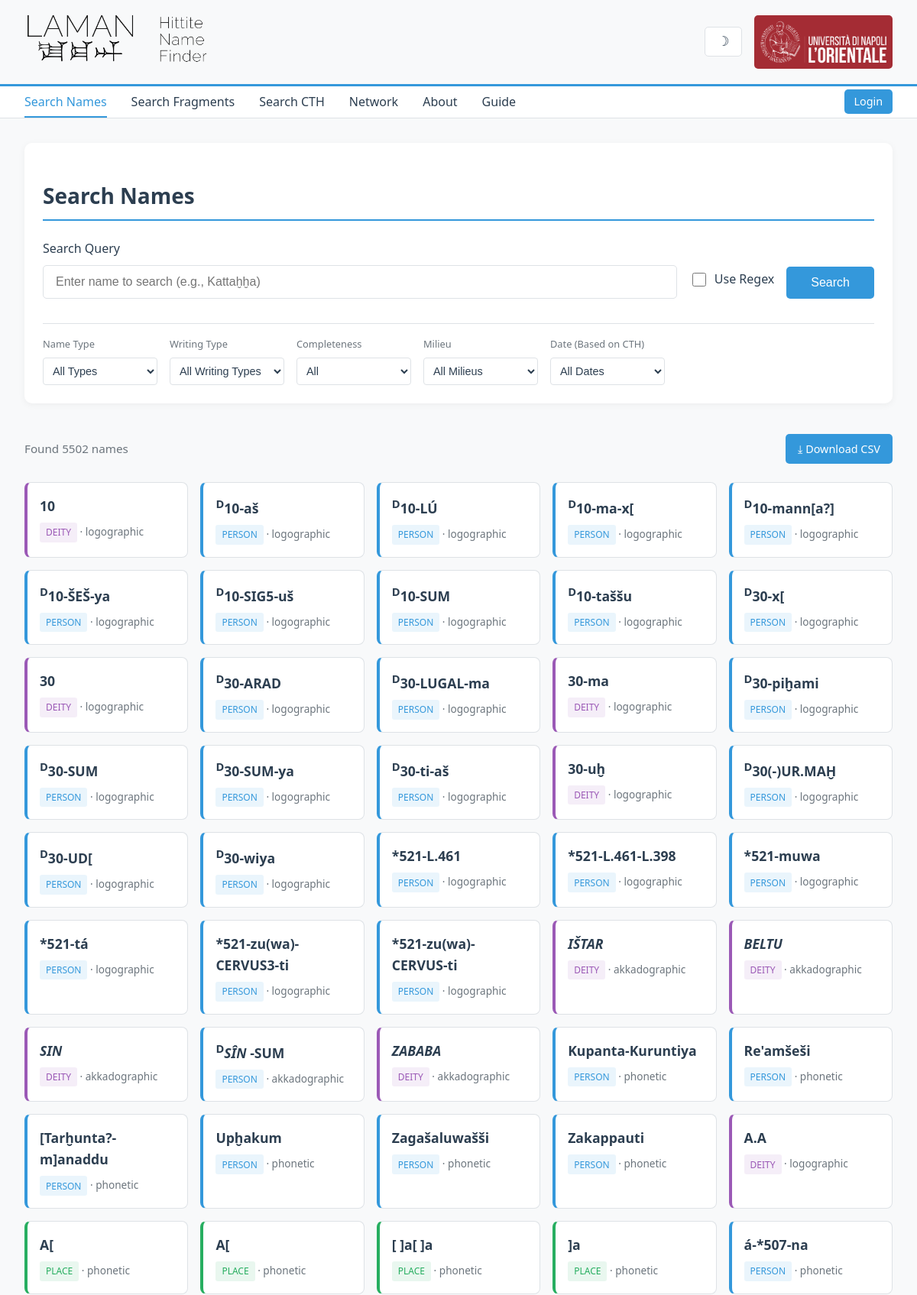
The page / (upper part) on the database its author committed.
### namefinder/models.py (models this page shows, shortened)
class Name(models.Model):
    original_id = models.IntegerField(
        unique=True,
        null=True,
        blank=True,
        help_text="Original Name_ID from the Excel file (null for new records)"
    )
    name = models.CharField(
        max_length=500,
        db_index=True,
        help_text="The attested name"
    )
    name_type = models.ForeignKey(
        NameType,
        on_delete=models.PROTECT,
        related_name='names',
        null=True,
        blank=True
    )
    writing_type = models.ForeignKey(
        WritingType,
        on_delete=models.PROTECT,
        related_name='names',
        null=True,
        blank=True
    )
    completeness = models.ForeignKey(
        CompletenessType,
        on_delete=models.PROTECT,
        related_name='names',
        null=True,
        blank=True
    )
    milieu = models.ForeignKey(
        Milieu,
        on_delete=models.PROTECT,
        related_name='names',
        null=True,
        blank=True
    )
    determinatives = models.ManyToManyField(
        Determinative,
        related_name='names',
        blank=True,
        help_text="Determinatives used with this name"
    )
    variant_forms = models.TextField(
        blank=True,
        null=True,
        help_text="Variant spellings of the name"
    )
    correspondence = models.TextField(
        blank=True,
        null=True,
        help_text="Corresponding names in other traditions"
    )
    literature = models.TextField(
        blank=True,
        null=True,
        help_text="Bibliography references"
    )
    query = models.CharField(
        max_length=500,
        blank=True,
        null=True,
        db_index=True,
        help_text="Normalized version for searching"
    )
    uncertain = models.BooleanField(
        default=False,
        help_text="Whether this name is uncertain"
    )
    class Meta:
        verbose_name = "Name"
        verbose_name_plural = "Names"
        ordering = ['query', 'name']

class NameType(models.Model):
    name = models.CharField(max_length=50, unique=True)
    class Meta:
        verbose_name = "Name Type"
        verbose_name_plural = "Name Types"
        ordering = ['name']

class WritingType(models.Model):
    name = models.CharField(max_length=50, unique=True)
    class Meta:
        verbose_name = "Writing Type"
        verbose_name_plural = "Writing Types"
        ordering = ['name']

### namefinder/views.py (the view, shortened to what this page needs)
# urls.py: path('', views.index, name='index'),
def index(request):
    query = request.GET.get('q', '').strip()
    use_regex = request.GET.get('regex', '') == '1'
    selected_name_type = request.GET.get('name_type', '')
    selected_writing_type = request.GET.get('writing_type', '')
    selected_completeness = request.GET.get('completeness', '')
    selected_milieu = request.GET.get('milieu', '')
    selected_date = request.GET.get('date', '')
    page_number = request.GET.get('page', 1)
    name_types = NameType.objects.all()
    writing_types = WritingType.objects.all()
    completeness_types = CompletenessType.objects.all()
    milieus = Milieu.objects.all()
    date_choices = Fragment.objects.exclude(
        date__isnull=True
    ).exclude(date='').values_list('date', flat=True).distinct().order_by('date')
    names = Name.objects.select_related(
        'name_type', 'writing_type', 'completeness', 'milieu'
    )
    if selected_name_type:
        names = names.filter(name_type_id=selected_name_type)
    if selected_writing_type:
        names = names.filter(writing_type_id=selected_writing_type)
    if selected_completeness:
        names = names.filter(completeness_id=selected_completeness)
    if selected_milieu:
        names = names.filter(milieu_id=selected_milieu)
    if selected_date:
        names = names.filter(instances__fragment__date=selected_date).distinct()
    names = names.order_by('query', 'name')
    paginator = Paginator(names, 50)  # 50 names per page
    page_obj = paginator.get_page(page_number)
    context = {
        'names': page_obj,
        'page_obj': page_obj,
        'query': query,
        'use_regex': use_regex,
        'name_types': name_types,
        'writing_types': writing_types,
        'completeness_types': completeness_types,
        'milieus': milieus,
        'date_choices': date_choices,
        'selected_name_type': selected_name_type,
        'selected_writing_type': selected_writing_type,
        'selected_completeness': selected_completeness,
        'selected_milieu': selected_milieu,
        'selected_date': selected_date,
    }
    return render(request, 'namefinder/index.html', context)

### namefinder/templates/namefinder/index.html (shortened to what this page needs)
{% extends 'namefinder/base.html' %}
{% load static %}
{% block content %}
<div class="search-section">
    <h2 class="page-title">Search Names</h2>
    <form method="get" action="{% url 'namefinder:index' %}" class="search-form">
        <div class="search-row">
            <div class="search-input-group" style="flex: 2;">
                <label for="q">Search Query</label>
                <input type="text" id="q" name="q" class="search-input"
                       value="{{ query }}"
                       placeholder="Enter name to search (e.g., Kattaḫḫa)">
            </div>
            <div class="search-checkbox">
                <input type="checkbox" id="regex" name="regex" value="1" {% if use_regex %}checked{% endif %}>
                <label for="regex">Use Regex</label>
            </div>
            <button type="submit" class="search-btn">Search</button>
        </div>
        <div class="filters-section">
            <div class="filter-group">
                <label for="name_type">Name Type</label>
                <select id="name_type" name="name_type" class="filter-select">
                    <option value="">All Types</option>
                </select>
            </div>
            <div class="filter-group">
                <label for="writing_type">Writing Type</label>
                <select id="writing_type" name="writing_type" class="filter-select">
                    <option value="">All Writing Types</option>
                </select>
            </div>
            <div class="filter-group">
                <label for="completeness">Completeness</label>
                <select id="completeness" name="completeness" class="filter-select">
                    <option value="">All</option>
                </select>
            </div>
            <div class="filter-group">
                <label for="milieu">Milieu</label>
                <select id="milieu" name="milieu" class="filter-select">
                    <option value="">All Milieus</option>
                </select>
            </div>
            <div class="filter-group">
                <label for="date">Date (Based on CTH)</label>
                <select id="date" name="date" class="filter-select">
                    <option value="">All Dates</option>
                </select>
            </div>
        </div>
    </form>
</div>
{% if names %}
<div class="results-section">
    <div class="results-header">
        <p class="results-count">
            Found {{ page_obj.paginator.count }} name{{ page_obj.paginator.count|pluralize }}
        </p>
        <a href="{% url 'namefinder:export_search_csv' %}?" class="download-btn" title="Download results as CSV">
            ⤓ Download CSV
        </a>
    </div>
    <div class="results-grid">
        {% for name in names %}
        <a href="{% url 'namefinder:name_detail' name.id %}" class="name-card {% if name.name_type %}{{ name.name_type.name }}{% endif %}">
            <div class="name-card-title">{{ name.name|safe }}</div>
            <div class="name-card-meta">
                {% if name.name_type %}
                <span class="name-type-badge {{ name.name_type.name }}">{{ name.name_type.name }}</span>
                {% endif %}
                {% if name.writing_type %}
                · {{ name.writing_type.name }}
                {% endif %}
            </div>
        </a>
        {% endfor %}
    </div>
</div>
{% elif query %}
<div class="results-section">
    <p class="text-muted">No names found matching your search criteria.</p>
</div>
{% endif %}
{% endblock %}

### namefinder/static/css/style.css (style rules this page uses)
:root { --primary-color: #2c3e50; --secondary-color: #34495e; --accent-color: #3498db; --deity-color: #9b59b6; --person-color: #3498db; --place-color: #27ae60; --background-color: #f8f9fa; --card-background: #ffffff; --text-color: #2c3e50; --text-muted: #6c757d; --border-color: #dee2e6; --napoli-red: #a42c34; --header-background: #f8f9fa; --footer-bg: #2c3e50; --footer-text: #ffffff; }
* { box-sizing: border-box; }
html { transition: background-color 0.3s ease, color 0.3s ease; }
body { font-family: 'Segoe UI', 'Roboto', 'Helvetica Neue', Arial, sans-serif; background-color: var(--background-color); color: var(--text-color); margin: 0; padding: 0; line-height: 1.6; }
.page-title { font-size: 1.75rem; color: var(--primary-color); margin-bottom: 1.5rem; padding-bottom: 0.5rem; border-bottom: 2px solid var(--accent-color); }
.search-section { background: var(--card-background); border-radius: 10px; padding: 1.5rem; margin-bottom: 2rem; box-shadow: 0 2px 10px rgba(0,0,0,0.05); }
.search-form { display: flex; flex-direction: column; gap: 1rem; }
.search-row { display: flex; gap: 1rem; align-items: flex-end; flex-wrap: wrap; }
.search-input-group { flex: 1; min-width: 250px; }
.search-input-group label { display: block; font-weight: 500; margin-bottom: 0.5rem; color: var(--text-color); }
.search-input { width: 100%; padding: 0.75rem 1rem; border: 1px solid var(--border-color); border-radius: 5px; font-size: 1rem; transition: border-color 0.2s ease; background: var(--card-background); color: var(--text-color); }
.search-checkbox { display: flex; align-items: center; gap: 0.5rem; padding: 0.75rem 0; }
.search-checkbox input { width: 18px; height: 18px; cursor: pointer; }
.search-btn { padding: 0.75rem 2rem; background: var(--accent-color); color: white; border: none; border-radius: 5px; font-size: 1rem; font-weight: 500; cursor: pointer; transition: background 0.2s ease; }
.download-btn { display: inline-flex; align-items: center; gap: 0.5rem; padding: 0.5rem 1rem; background: var(--accent-color); color: white; text-decoration: none; border-radius: 5px; font-size: 0.9rem; font-weight: 500; transition: background 0.2s ease; }
.results-header { display: flex; justify-content: space-between; align-items: center; flex-wrap: wrap; gap: 1rem; margin-bottom: 1rem; }
.filters-section { display: flex; gap: 1rem; flex-wrap: wrap; margin-top: 1rem; padding-top: 1rem; border-top: 1px solid var(--border-color); }
.filter-group { min-width: 150px; }
.filter-group label { display: block; font-size: 0.85rem; font-weight: 500; margin-bottom: 0.25rem; color: var(--text-muted); }
.filter-select { width: 100%; padding: 0.5rem; border: 1px solid var(--border-color); border-radius: 5px; font-size: 0.9rem; background: var(--card-background); color: var(--text-color); }
.results-header { display: flex; justify-content: space-between; align-items: center; margin-bottom: 1rem; }
.results-count { color: var(--text-muted); font-size: 0.95rem; }
.results-grid { display: grid; grid-template-columns: repeat(auto-fill, minmax(200px, 1fr)); gap: 1rem; }
.name-card { background: var(--card-background); border-radius: 8px; padding: 1rem; text-decoration: none; color: var(--text-color); border: 1px solid var(--border-color); transition: all 0.2s ease; display: block; }
.name-card.deity { border-left: 4px solid var(--deity-color); }
.name-card.person { border-left: 4px solid var(--person-color); }
.name-card.place { border-left: 4px solid var(--place-color); }
.name-card-title { font-size: 1.1rem; font-weight: 600; margin-bottom: 0.5rem; }
.name-card-meta { font-size: 0.85rem; color: var(--text-muted); }
.name-type-badge { display: inline-block; padding: 0.2rem 0.5rem; border-radius: 3px; font-size: 0.75rem; font-weight: 500; text-transform: uppercase; }
.name-type-badge.deity { background: rgba(155, 89, 182, 0.1); color: var(--deity-color); }
.name-type-badge.person { background: rgba(52, 152, 219, 0.1); color: var(--person-color); }
.name-type-badge.place { background: rgba(39, 174, 96, 0.1); color: var(--place-color); }
.filter-group { display: flex; flex-direction: column; gap: 0.25rem; }
.filter-group label { font-size: 0.8rem; color: var(--text-muted); font-weight: 500; }
.filter-group select, .filter-group input { padding: 0.5rem; border: 1px solid var(--border-color); border-radius: 4px; background: var(--card-background); color: var(--text-color); min-width: 150px; }

### rows shown on the page
Name: name "10", name_type.name "DEITY", writing_type.name "logographic"
Name: name "D 10-aš", name_type.name "PERSON", writing_type.name "logographic"
Name: name "D 10-LÚ", name_type.name "PERSON", writing_type.name "logographic"
Name: name "D 10-ma-x[", name_type.name "PERSON", writing_type.name "logographic"
Name: name "D 10-mann[a?]", name_type.name "PERSON", writing_type.name "logographic"
Name: name "D 10-ŠEŠ-ya", name_type.name "PERSON", writing_type.name "logographic"
Name: name "D 10-SIG5-uš", name_type.name "PERSON", writing_type.name "logographic"
Name: name "D 10-SUM", name_type.name "PERSON", writing_type.name "logographic"
Name: name "D 10-taššu", name_type.name "PERSON", writing_type.name "logographic"
Name: name "D 30-x[", name_type.name "PERSON", writing_type.name "logographic"
Name: name "30", name_type.name "DEITY", writing_type.name "logographic"
Name: name "D 30-ARAD", name_type.name "PERSON", writing_type.name "logographic"
Name: name "D 30-LUGAL-ma", name_type.name "PERSON", writing_type.name "logographic"
Name: name "30-ma", name_type.name "DEITY", writing_type.name "logographic"
Name: name "D 30-piḫami", name_type.name "PERSON", writing_type.name "logographic"
Name: name "D 30-SUM", name_type.name "PERSON", writing_type.name "logographic"
Name: name "D 30-SUM-ya", name_type.name "PERSON", writing_type.name "logographic"
Name: name "D 30-ti-aš", name_type.name "PERSON", writing_type.name "logographic"
Name: name "30-uḫ", name_type.name "DEITY", writing_type.name "logographic"
Name: name "D 30(-)UR.MAḪ", name_type.name "PERSON", writing_type.name "logographic"
Name: name "D 30-UD[", name_type.name "PERSON", writing_type.name "logographic"
Name: name "D 30-wiya", name_type.name "PERSON", writing_type.name "logographic"
Name: name "*521-L.461", name_type.name "PERSON", writing_type.name "logographic"
Name: name "*521-L.461-L.398", name_type.name "PERSON", writing_type.name "logographic"
Name: name "*521-muwa", name_type.name "PERSON", writing_type.name "logographic"
Name: name "*521-tá", name_type.name "PERSON", writing_type.name "logographic"
Name: name "*521-zu(wa)-CERVUS3-ti", name_type.name "PERSON", writing_type.name "logographic"
Name: name "*521-zu(wa)-CERVUS-ti", name_type.name "PERSON", writing_type.name "logographic"
Name: name "IŠTAR", name_type.name "DEITY", writing_type.name "akkadographic"
Name: name "BELTU", name_type.name "DEITY", writing_type.name "akkadographic"
Name: name "SIN", name_type.name "DEITY", writing_type.name "akkadographic"
Name: name "D SÎN -SUM", name_type.name "PERSON", writing_type.name "akkadographic"
Name: name "ZABABA", name_type.name "DEITY", writing_type.name "akkadographic"
Name: name "Kupanta-Kuruntiya", name_type.name "PERSON", writing_type.name "phonetic"
Name: name "Re'amšeši", name_type.name "PERSON", writing_type.name "phonetic"
Name: name "[Tarḫunta?-m]anaddu", name_type.name "PERSON", writing_type.name "phonetic"
Name: name "Upḫakum", name_type.name "PERSON", writing_type.name "phonetic"
Name: name "Zagašaluwašši", name_type.name "PERSON", writing_type.name "phonetic"
Name: name "Zakappauti", name_type.name "PERSON", writing_type.name "phonetic"
Name: name "A.A", name_type.name "DEITY", writing_type.name "logographic"
Name: name "A[", name_type.name "PLACE", writing_type.name "phonetic"
Name: name "A[", name_type.name "PLACE", writing_type.name "phonetic"
Name: name "á-*507-na", name_type.name "PERSON", writing_type.name "phonetic"

### other values the page prints
{{ page_obj.paginator.count }} "5502"
